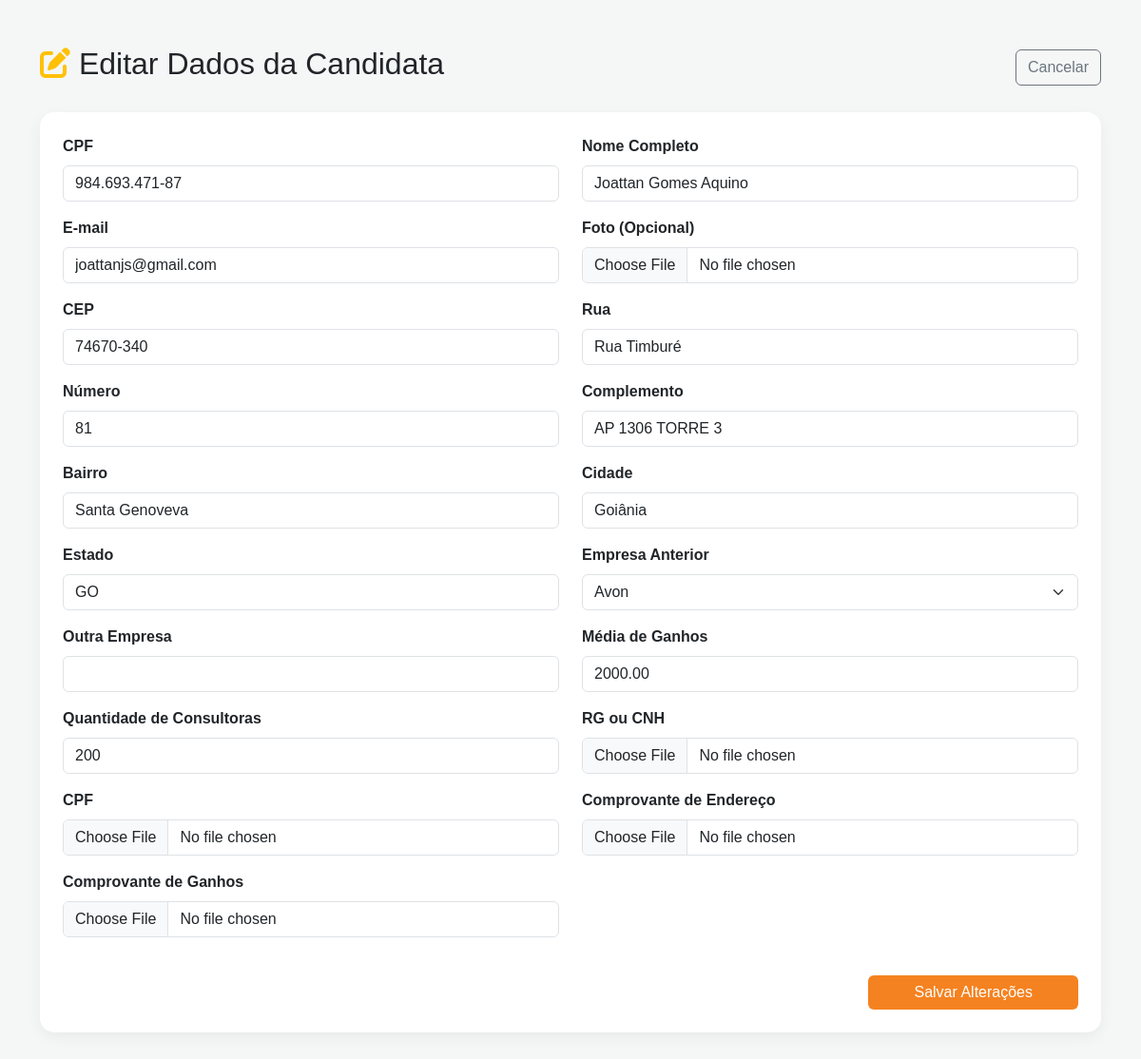
The app's page /coordenadoras/admin/editar/1/ (signed in) with its own data.
### coordenadoras/models.py (models this page shows, shortened)
class CandidataCoordenadora(models.Model):
    STATUS_CHOICES = [
        ('PENDENTE', 'Pendente de Aprovação'),
        ('AJUSTE', 'Aguardando Ajuste'),
        ('APROVADO', 'Aprovado'),
        ('REPROVADO', 'Reprovado'),
    ]
    EMPRESA_CHOICES = [
        ('AVON', 'Avon'),
        ('NATURA', 'Natura'),
        ('BOTICARIO', 'O Boticário'),
        ('JEQUITI', 'Jequiti'),
        ('OUTRAS', 'Outras'),
    ]
    cpf = models.CharField('CPF', max_length=14, unique=True)
    cod_protheus = models.CharField('Código Protheus', max_length=50, blank=True, null=True, unique=True)
    nome_completo = models.CharField('Nome Completo', max_length=255)
    email = models.EmailField('E-mail', max_length=255, default="")
    foto = models.ImageField('Foto (Opcional)', upload_to='fotos/candidatas/', blank=True, null=True)
    cep = models.CharField('CEP', max_length=9)
    rua = models.CharField('Rua', max_length=255)
    numero = models.CharField('Número', max_length=20)
    complemento = models.CharField('Complemento', max_length=255, blank=True, null=True)
    bairro = models.CharField('Bairro', max_length=100)
    cidade = models.CharField('Cidade', max_length=100)
    estado = models.CharField('Estado', max_length=2)
    empresa_anterior = models.CharField('Empresa Anterior', max_length=50, choices=EMPRESA_CHOICES)
    empresa_outra = models.CharField('Outra Empresa', max_length=100, blank=True, null=True)
    media_ganhos = models.DecimalField('Média de Ganhos', max_digits=10, decimal_places=2)
    quantidade_consultoras = models.PositiveIntegerField('Quantidade de Consultoras')
    documento_rg_cnh = models.FileField('RG ou CNH', upload_to='documentos/rg_cnh/')
    documento_cpf = models.FileField('CPF', upload_to='documentos/cpf/')
    comprovante_endereco = models.FileField('Comprovante de Endereço', upload_to='documentos/endereco/')
    comprovante_ganhos = models.FileField('Comprovante de Ganhos', upload_to='documentos/ganhos/')
    status = models.CharField('Status', max_length=20, choices=STATUS_CHOICES, default='PENDENTE')
    observacao_aprovacao = models.TextField('Observação de Aprovação', blank=True, null=True)
    data_criacao = models.DateTimeField(auto_now_add=True)
    data_atualizacao = models.DateTimeField(auto_now=True)
    class Meta:
        verbose_name = 'Candidata a Coordenadora'
        verbose_name_plural = 'Candidatas a Coordenadoras'
        ordering = ['-data_criacao']

### coordenadoras/views.py (the view, shortened to what this page needs)
# urls.py: path('admin/editar/<int:pk>/', views.CandidataUpdateView.as_view(), name='admin_edit'),
class CandidataUpdateView(AdminStaffRequiredMixin, UpdateView):
    model = CandidataCoordenadora
    form_class = CandidataRegistrationForm # Reutilizamos o form de cadastro
    template_name = 'coordenadoras/admin_edit.html'

### coordenadoras/views.py (called while the page is built)
    def test_func(self):
        return self.request.user.is_staff

### coordenadoras/templates/coordenadoras/admin_edit.html (shortened to what this page needs)
{% load static %}
<!DOCTYPE html>
<html lang="pt-br">
<head>
    <link href="https://cdn.jsdelivr.net/npm/bootstrap@5.3.0/dist/css/bootstrap.min.css" rel="stylesheet">
    <link rel="stylesheet" href="https://cdnjs.cloudflare.com/ajax/libs/font-awesome/6.0.0/css/all.min.css">
</head>
<body class="py-5">
    <div class="container">
        <div class="d-flex justify-content-between align-items-center mb-4">
            <h2><i class="fas fa-edit text-warning"></i> Editar Dados da Candidata</h2>
            <a href="{% url 'coordenadoras:admin_detail' object.pk %}" class="btn btn-outline-secondary">Cancelar</a>
        </div>
        <div class="card p-4">
            <form method="post" enctype="multipart/form-data">
                <div class="row">
                    {% for field in form %}
                    <div class="col-md-6 mb-3">
                        <label class="form-label fw-bold">{{ field.label }}</label>
                        {{ field }}
                    </div>
                    {% endfor %}
                </div>
                <div class="text-end mt-4">
                    <button type="submit" class="btn btn-primary px-5">Salvar Alterações</button>
                </div>
            </form>
        </div>
    </div>
</body>
</html>

### coordenadoras/templates/coordenadoras/admin_edit.html (style rules this page uses)
body { background: #f4f7f6; font-family: 'Poppins', sans-serif; }
.card { border-radius: 15px; border: none; box-shadow: 0 5px 15px rgba(0,0,0,0.05); }
.btn-primary { background: #f58220; border: none; }

### records on screen
CandidataCoordenadora: form "984.693.471-87" "Joattan Gomes Aquino" "joattanjs@gmail.com" "74670-340" "Rua Timburé" "81" "AP 1306 TORRE 3" "Santa Genoveva" "Goiânia" "GO" "Avon" "2000.00" "200"

### other values on screen
{{ field.label }} "CPF" "Nome Completo" "E-mail" "Foto (Opcional)" "CEP" "Rua" "Número" "Complemento" "Bairro" "Cidade" "Estado" "Empresa Anterior" "Outra Empresa" "Média de Ganhos" "Quantidade de Consultoras" "RG ou CNH" "CPF" "Comprovante de Endereço" "Comprovante de Ganhos"
